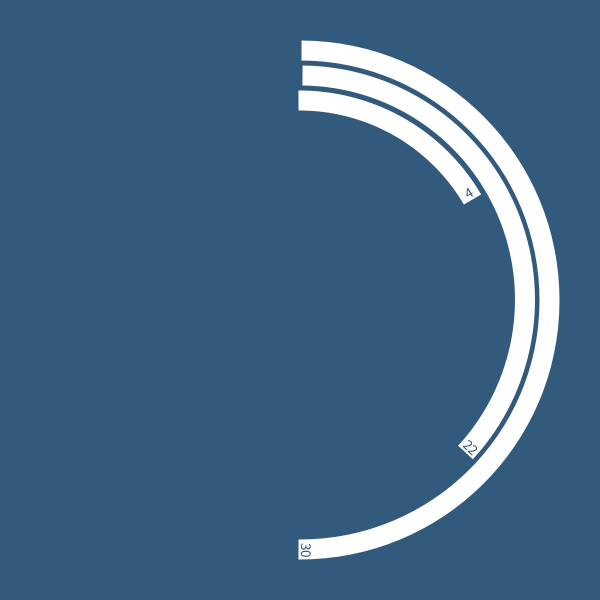
Frame 1 (no input)
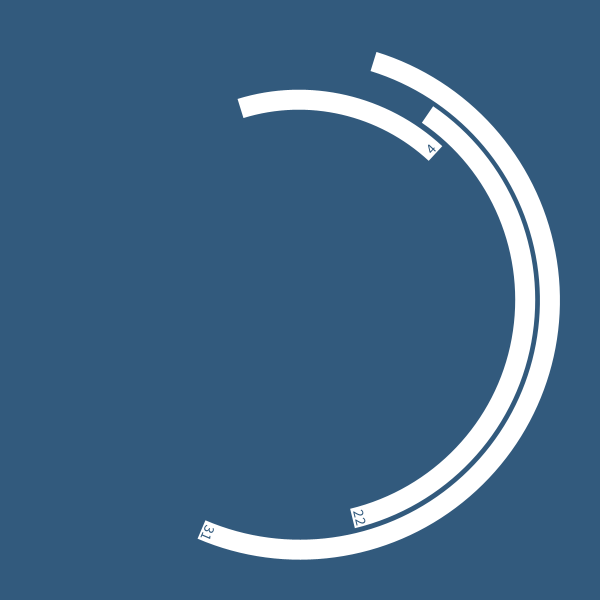
Frame 60 (the mouse pressed at the canvas centre just before this capture)
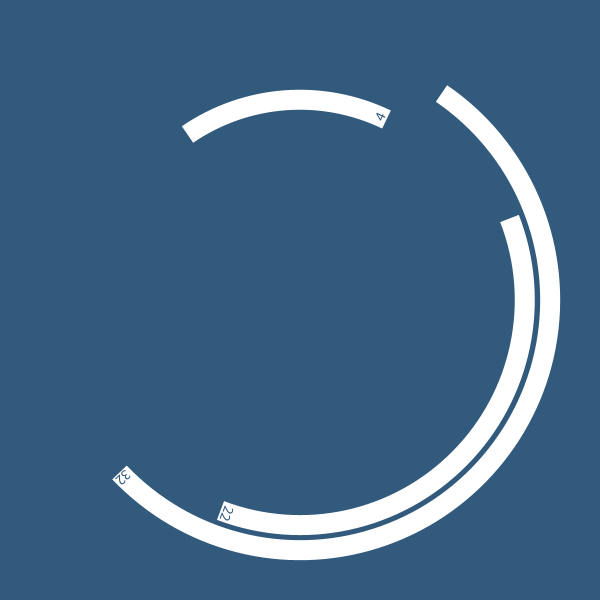
Frame 120 (the mouse held since frame 60 and released just before this capture)

The Processing sketch that drew these frames (run headless with seeded random() and noise(); from frame 60 on, the mouse is pressed at the canvas centre):

// Processing sketch: processing_144359
// ── processing_144359.pde

// David Mrugala

float angle;

void setup() {
  size(600, 600);
  smooth();
  textAlign(CENTER,BOTTOM);
  textSize(15);
}

void draw() {
  background(#325A7D);

  
  angle+=0.005;

  translate(width/2, height/2);
  rotate(-HALF_PI);
  
  fill(#325A7D);
  stroke(255);
  strokeWeight(20);
  strokeCap(CORNER);
  
  pushMatrix();
  rotate(angle);
  arc(0, 0, 500, 500, 0, radians(second()*6));
  rotate(radians(second()*6));
  text(second(),250,0);
  popMatrix();
  
  pushMatrix();
  rotate(2*angle);
  arc(0, 0, 450, 450, 0, radians(minute()*6));
  rotate(radians(minute()*6));
  text(minute(),225,0);
  popMatrix();
  
  pushMatrix();
  rotate(-angle);
  arc(0, 0, 400, 400, 0, radians(hour()*15));
  rotate(radians(hour()*15));
  text(hour(),200,0);
  popMatrix();
}
